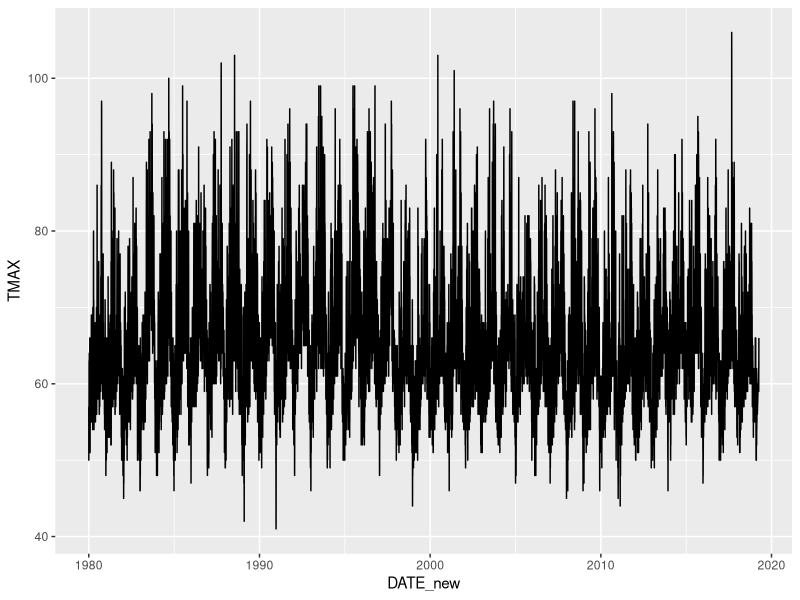
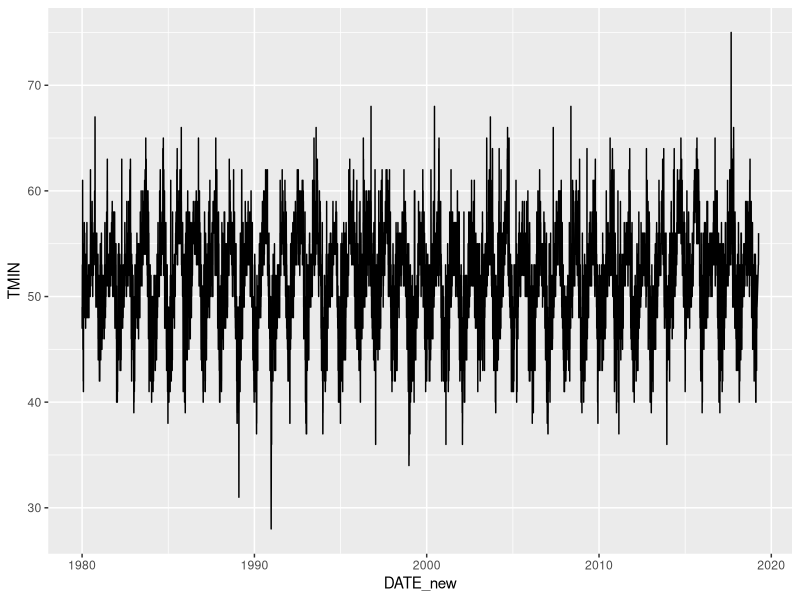
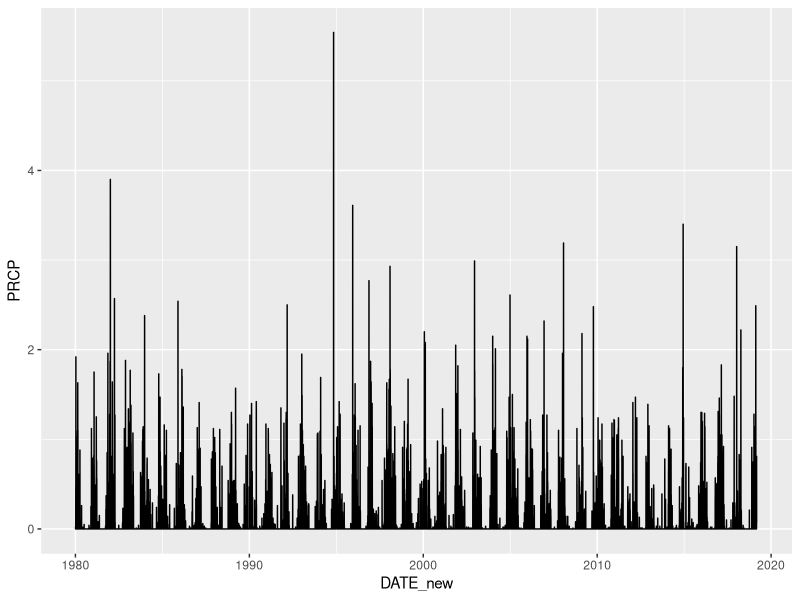
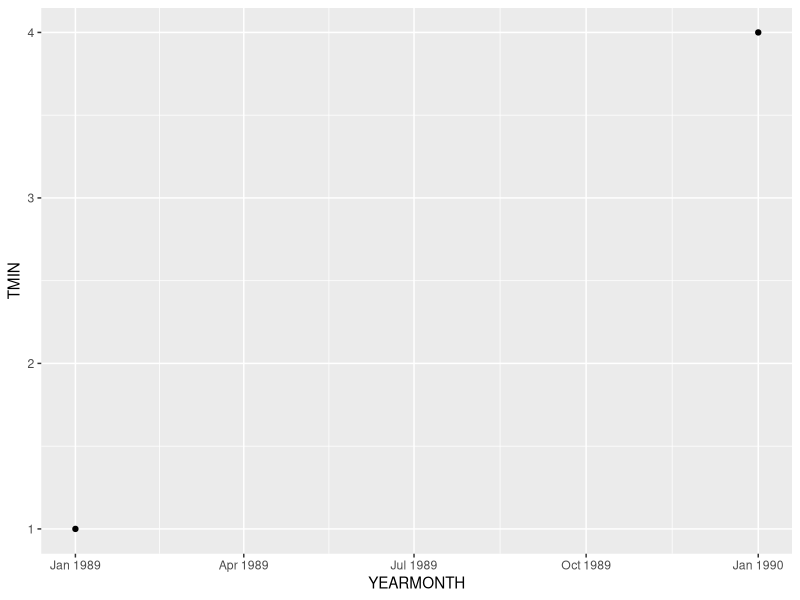
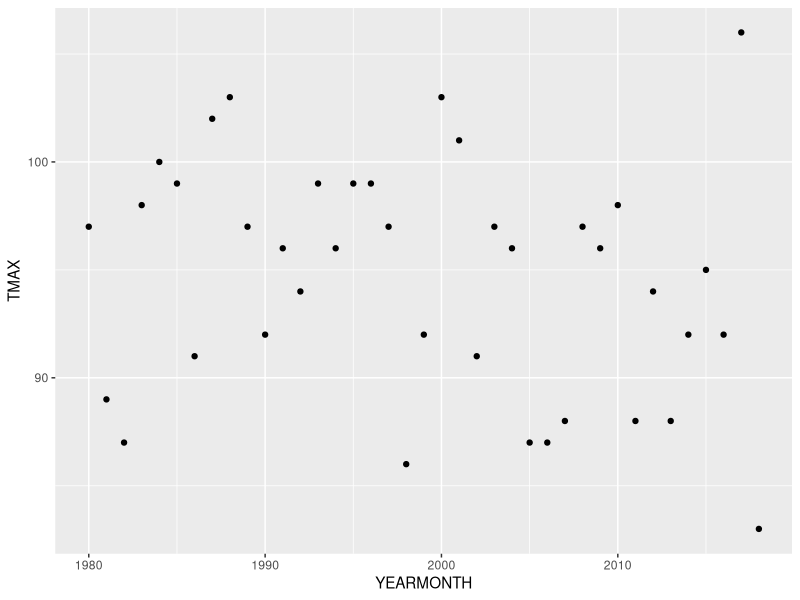
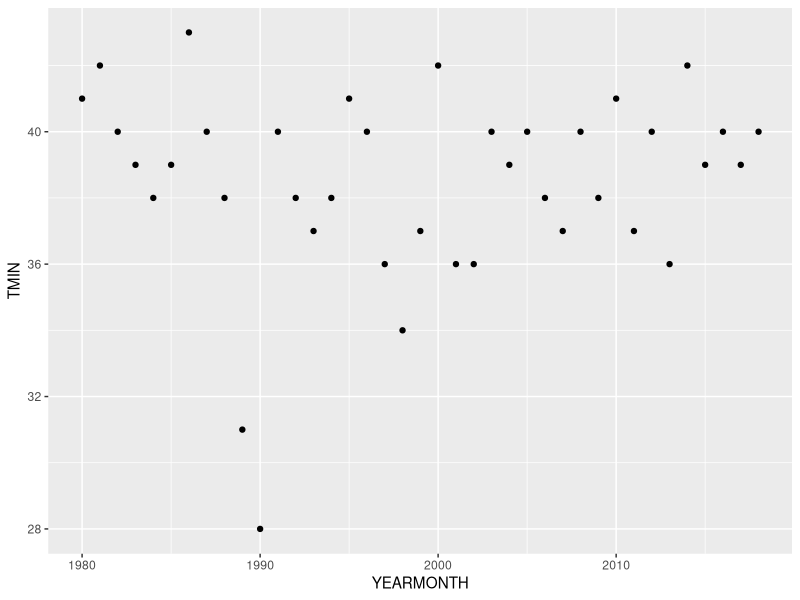
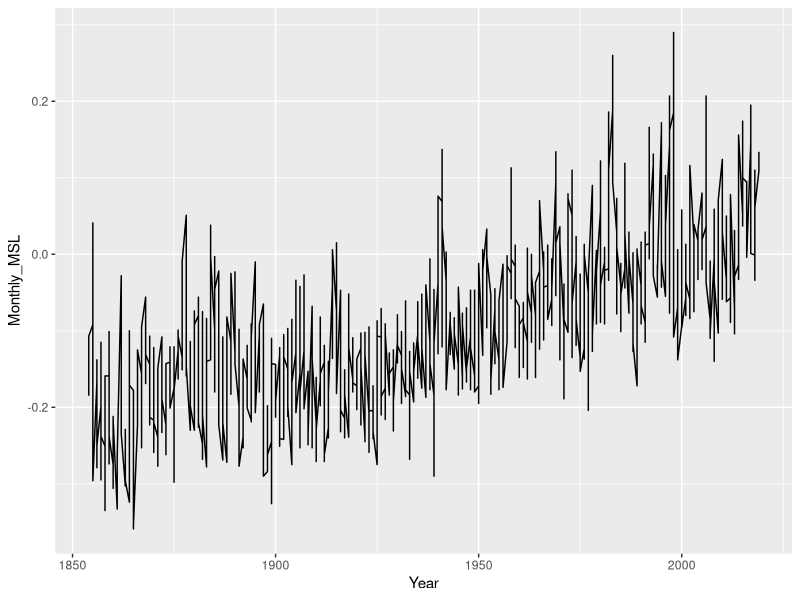

The R script that drew these images, in order:
## ---- chunk 1
knitr::opts_chunk$set(echo = TRUE)
## ---- chunk 2

library(tidyverse)
library(lubridate)

## ---- chunk 3

SF_Climate_raw <- read_csv("SF Climate.csv")

SF_Climate <- SF_Climate_raw %>% 
  mutate(DATE_new = ymd(DATE)) %>% 
  mutate(YEAR = year(DATE_new)) %>% 
  mutate(MONTH = month(DATE_new)) %>% 
  mutate(YEARMONTH = floor_date(DATE_new, "year"))

## ---- chunk 4

Tmax_plot <- ggplot(SF_Climate, aes(x = DATE_new, y = TMAX))+
  geom_line()

Tmax_plot

## ---- chunk 5

Tmin_plot <- ggplot(SF_Climate, aes(x = DATE_new, y = TMIN))+
  geom_line()

Tmin_plot

## ---- chunk 6

prcp_plot <- ggplot(SF_Climate, aes(x = DATE_new, y = PRCP))+
  geom_line()

prcp_plot

## ---- chunk 7

SF_under32_raw <- SF_Climate %>% 
  select(YEARMONTH, TMIN) %>%
  filter(TMIN <= 32)

SF_under32 <- aggregate(TMIN ~ YEARMONTH, data = SF_under32_raw, length)

under32_plot <- ggplot(SF_under32, aes(x = YEARMONTH, y = TMIN))+
  geom_point()

under32_plot

## ---- chunk 8

SF_hottest_raw <- SF_Climate %>% 
  filter(YEAR <= 2018) %>% 
  select(YEARMONTH, TMAX)

SF_hottest <- aggregate(TMAX ~ YEARMONTH, data = SF_hottest_raw, max)

hottest_plot <- ggplot(SF_hottest, aes(x = YEARMONTH, y = TMAX))+
  geom_point()

hottest_plot

## ---- chunk 9

SF_coldest_raw <- SF_Climate %>% 
  filter(YEAR <= 2018) %>% 
  select(YEARMONTH, TMIN)

SF_coldest <- aggregate(TMIN ~ YEARMONTH, data = SF_coldest_raw, min)

coldest_plot <- ggplot(SF_coldest, aes(x = YEARMONTH, y = TMIN))+
  geom_point()

coldest_plot

## ---- chunk 10
# sea level rise trends

searise = read_csv("sf_searise.csv")

searise_msl = searise %>% 
  select(Year, Month, Monthly_MSL) %>% 
  filter(Monthly_MSL != "NA")

searise_plot = ggplot(searise_msl, aes(x = Year, y = Monthly_MSL)) +
  geom_line()

searise_plot
